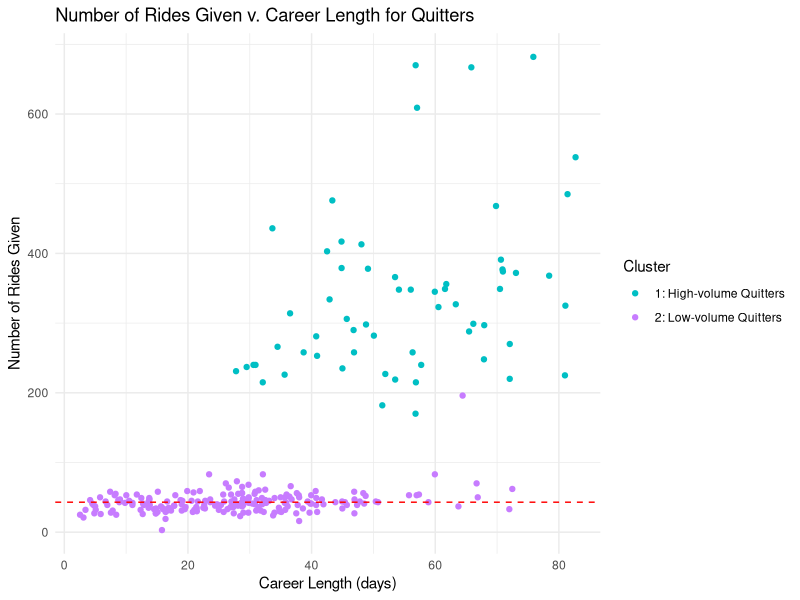
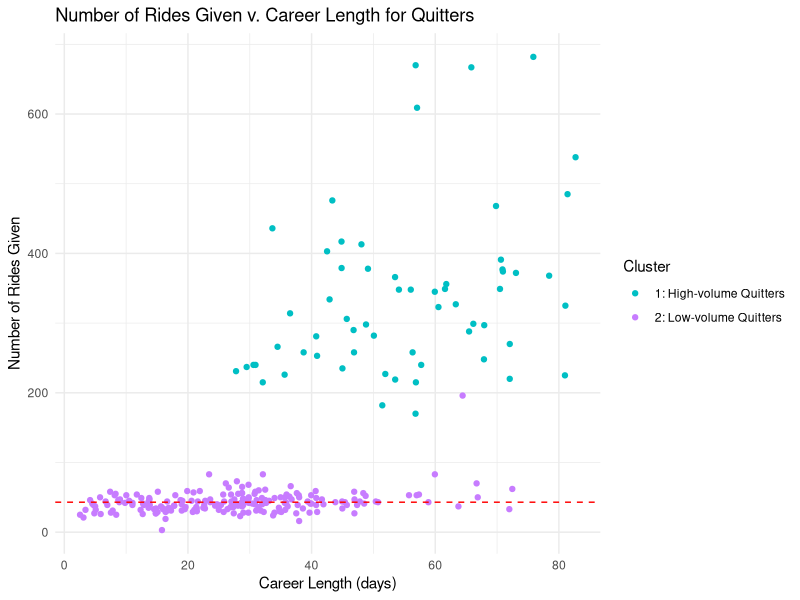

The R script that drew these images, in order:
## ---- chunk 1
require(tidyverse)
## ---- chunk 2
full <- read_csv("data/full.csv", col_types = cols(timestamp = col_datetime(format = "%Y-%m-%d%.%H:%M:%S%.")))
full

driver_attributes <- read_csv("data/driver_attributes_complete.csv")
driver_attributes
## ---- chunk 3
quitter_attributes <- driver_attributes %>% 
  filter(quit_within_90_days == T) %>% 
  select(-quit_within_90_days) %>% 
  mutate(lifetime_earnings = number_of_rides_given * average_earnings_per_ride)
  
quitter_attributes
## ---- chunk 4
average_quitter_earnings <- quitter_attributes %>% 
  summarise(`Average Lifetime Value of Quitters (USD)` = round(mean(lifetime_earnings),2))
average_quitter_earnings
## ---- chunk 5
quitter_attributes %>%
  summarise(
    `Average Earnings per Ride (USD)` = round(mean(average_earnings_per_ride), 2),
    
    `Average Ride Distance (miles)` = round(mean(average_ride_distance) * 0.000621371, 2),
    
    `Average Ride Duration (mins)` = round(mean(average_ride_duration) / 60 , 2),
    
    `Average Eagerness` = round(mean(scaled_average_eagerness), 2),
    
    `Average Responsiveness` = round(mean(scaled_average_response_time_ranking), 2),
    
    `Number of Rides Given` = round(mean(number_of_rides_given), 2),
    
    `Average Prime Time Weighted by Ride Duration` = round(mean(average_prime_time_weighted_by_ride_duration), 2),
    
    `Career Length (days)` = round(mean(career_length_in_days), 2)
  )
## ---- chunk 6
require(readr)
cluster_assignments <- read_csv("data/cluster_assignments.csv", 
    col_types = cols(cluster = col_factor(levels = c("1", 
        "2", "3", "4"))))
quitter_attributes <- left_join(quitter_attributes,cluster_assignments,by="driver_id")

quitter_attributes
## ---- chunk 7
quitter_attributes %>% 
  group_by(cluster) %>% 
  summarise(
    `Average Earnings per Ride (USD)` = round(mean(average_earnings_per_ride), 2),
    
    `Average Ride Distance (miles)` = round(mean(average_ride_distance) * 0.000621371, 2),
    
    `Average Ride Duration (mins)` = round(mean(average_ride_duration) / 60 , 2),
    
    `Average Eagerness` = round(mean(scaled_average_eagerness), 2),
    
    `Average Responsiveness` = round(mean(scaled_average_response_time_ranking), 2),
    
    `Number of Rides Given` = round(mean(number_of_rides_given), 2),
    
    `Average Prime Time Weighted by Ride Duration` = round(mean(average_prime_time_weighted_by_ride_duration), 2),
    
    `Career Length (days)` = round(mean(career_length_in_days), 2),
    
    `Size`= n(),
    
    `Number of Days Worked` = round(mean(number_of_days_worked),2),
    
    `Average Number of Rides Per Day Worked` = round(mean(rides_per_day_worked))
  )
## ---- chunk 8

quitter_attributes %>% 
  group_by(cluster) %>%
  ggplot(mapping = aes(x = career_length_in_days, y = number_of_rides_given, color = cluster)) +
  geom_point() +
  scale_color_manual(name="Cluster",
                         breaks=c("1", "2"),
                         labels=c("1: High-volume Quitters", "2: Low-volume Quitters"),
                     values = c("#00BFC4","#C77CFF")) +
  geom_hline(yintercept = 43, color="red",
             linetype="dashed") +

  labs(title = "Number of Rides Given v. Career Length for Quitters", x = "Career Length (days)", y = "Number of Rides Given") +
  theme_minimal()
ggsave(filename = "plots/num_rides_vs_quitter_career_length.png", dpi = 400, width = 7.5, height = 4)
